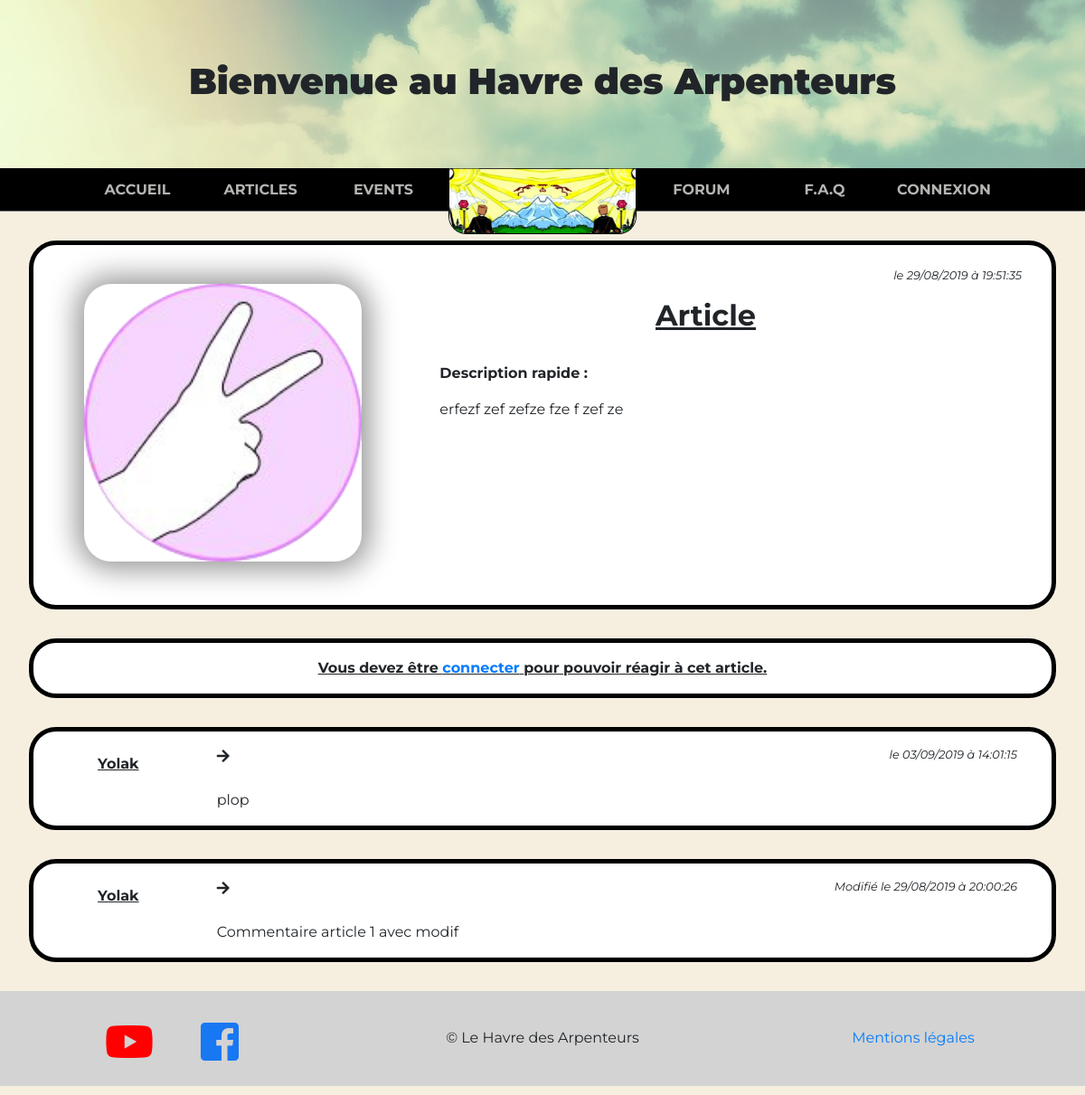
The app's page /article/1 with its own data.
### tables this page shows
CREATE TABLE `Articles` (
  `id_A` int(11) NOT NULL AUTO_INCREMENT,
  `title_A` varchar(50) NOT NULL,
  `image_A` varchar(50) NOT NULL,
  `shortContent_A` text NOT NULL,
  `longContent_A` text,
  `creationDate_A` datetime NOT NULL,
  `modifDate_A` datetime DEFAULT NULL,
  `id_U` int(11) DEFAULT NULL,
  PRIMARY KEY (`id_A`),
  KEY `FK_Articles_Users` (`id_U`),
  CONSTRAINT `FK_Articles_Users` FOREIGN KEY (`id_U`) REFERENCES `Users` (`id_U`) ON DELETE SET NULL
);

CREATE TABLE `Comments` (
  `id_C` int(11) NOT NULL AUTO_INCREMENT,
  `title_C` varchar(50) NOT NULL,
  `content_C` text NOT NULL,
  `creationDate_C` datetime NOT NULL,
  `modifDate_C` datetime DEFAULT NULL,
  `id_A` int(11) DEFAULT NULL,
  `id_U` int(11) DEFAULT NULL,
  `id_E` int(11) DEFAULT NULL,
  PRIMARY KEY (`id_C`),
  KEY `FK_Comments_Articles` (`id_A`),
  KEY `FK_Comments_Users0` (`id_U`),
  KEY `FK_Comments_Events1` (`id_E`),
  CONSTRAINT `FK_Comments_Articles` FOREIGN KEY (`id_A`) REFERENCES `Articles` (`id_A`) ON DELETE SET NULL,
  CONSTRAINT `FK_Comments_Events1` FOREIGN KEY (`id_E`) REFERENCES `Events` (`id_E`) ON DELETE SET NULL,
  CONSTRAINT `FK_Comments_Users0` FOREIGN KEY (`id_U`) REFERENCES `Users` (`id_U`) ON DELETE SET NULL
);

CREATE TABLE `Users` (
  `id_U` int(11) NOT NULL AUTO_INCREMENT,
  `userName_U` varchar(60) NOT NULL,
  `lastName_U` varchar(50) DEFAULT NULL,
  `firstName_U` varchar(50) DEFAULT NULL,
  `password_U` varchar(60) NOT NULL,
  `email_U` varchar(50) NOT NULL,
  `birthDate_U` date DEFAULT NULL,
  `phone_U` varchar(10) DEFAULT NULL,
  `streetNumber_U` varchar(10) DEFAULT NULL,
  `address_U` varchar(50) DEFAULT NULL,
  `additionalAddress_U` varchar(100) DEFAULT NULL,
  `zipCode_U` varchar(10) DEFAULT NULL,
  `city_U` varchar(50) DEFAULT NULL,
  `creationDate_U` date NOT NULL,
  `status_U` int(11) NOT NULL,
  `activationKey_U` varchar(32) NOT NULL,
  `recuperationKey_U` varchar(32) DEFAULT NULL,
  `id_R` int(11) DEFAULT NULL,
  PRIMARY KEY (`id_U`),
  KEY `FK_Users_Roles` (`id_R`),
  CONSTRAINT `FK_Users_Roles` FOREIGN KEY (`id_R`) REFERENCES `Roles` (`id_R`) ON DELETE SET NULL
);

### models/Model.php (called while the page is built, shortened)
<?php
  abstract class Model
  {
      private static $_bdd;
      private static function setBdd() {
          self::$_bdd = new PDO('mysql:host=localhost;dbname=havreArpenteurs;charset=utf8','root','');
          self::$_bdd->setAttribute(PDO::ATTR_ERRMODE, PDO::ERRMODE_WARNING);
      }
      protected function getBdd() {
         return self::$_bdd;
      }
      protected function getWithId($table, $obj, $id) {
          $T = ucfirst(substr($table, 0,1));
          $idTable = 'id_'.$T;
          $req = self::$_bdd->prepare('SELECT * FROM '.ucfirst(strtolower($table)).' WHERE '.$idTable.' = :id');
          $req->bindValue(':id', $id, PDO::PARAM_INT);
          $req->execute();
          $data = $req->fetch(PDO::FETCH_ASSOC);
          if ($data == false) {
            return 0;
          } else {
            $var = new $obj($data);
            return $var;
          }
      }
  }

### models/ArticleManager.php (called while the page is built, shortened)
<?php
  class ArticleManager extends Model
  {
      public function getArticle($id) {
          return $this->getWithId('Articles', 'Article', $id);
      }
  }

### index.php (called while the page is built, shortened)
<?php
  require_once 'controllers/Router.php';
  $router = new Router;
  $router->routeReq();
  require_once 'footer.php';

### models/Article.php (called while the page is built, shortened)
<?php
  class Article
  {
      private $_title;
      private $_creationDate;
      private $_image;
      private $_shortContent;
      public function hydrate(array $data)
      {
          foreach($data as $key => $value)
          {
              if (substr($key, 0, -2) != 'id') {
                $keyParse = substr($key, 0, -2);
                $method = 'set'.ucfirst($keyParse);
              } else {
                $method = 'set'.ucfirst($key);
              }
          }
      }
      public function setId_A($id)
      {
          $id = (int) $id;
      }
      public function setId_U($id)
      {
          $id = (int) $id;
      }
      public function setTitle($title)
      {
          if(is_string($title))
          {
              $this->_title = $title;
          }
      }
      public function setImage($image)
      {
          if(is_string($image))
          {
              $this->_image = $image;
          }
      }
      public function setCreationDate($date)
      {
          $this->_creationDate = $date;
      }
      public function setShortContent($shortContent)
      {
          if(is_string($shortContent))
          {
              $this->_shortContent = $shortContent;
          }
      }
      public function title()
      {
          return $this->_title;
      }
      public function image()
      {
          return $this->_image;
      }
      public function date()
      {
          return $this->_creationDate;
      }
      public function shortContent()
      {
          return $this->_shortContent;
      }
  }

### models/CommentsManager.php (called while the page is built, shortened)
<?php
  class CommentsManager extends Model
  {
      public function getComments($table, $id)
      {
          $T = ucfirst(substr($table, 0,1));
          $idTable = 'id_'.$T;
          $bdd = $this->getBdd();
          $req = $bdd->prepare('SELECT *, DATE_FORMAT(creationDate_C, "%d/%m/%Y à %H:%i:%s") creationDate_C FROM Comments LEFT JOIN Users ON Comments.id_U = Users.id_U WHERE '.$idTable.' = :id ORDER BY id_C DESC');
          $req->bindValue(':id', $id, PDO::PARAM_INT);
          $req->execute();
          $datas = $req->fetchAll(PDO::FETCH_OBJ);
          return $datas;
      }
  }

### views/viewArticleDetail.php (the view, shortened to what this page needs)
<?php
  require_once 'header.php';
?>
<main>
  <div class="content">
    <div class="mx-5 mt-4 mb-5">
      <div class="row justify-content-end">
        <small><i>le <?=date("d/m/Y à H:i:s", strtotime($article->date())) ?></i></small>
      </div>
      <div class="row">
        <div class="col-12 col-lg-4 my-4 my-lg-0 text-center">
          <img class="image" src="../<?= $article->image() ?>" alt="Image de l'article">
        </div>
        <div class="col-12 col-lg-7 ml-lg-5">
          <div class="d-flex justify-content-center">
            <h3 class="subTitle"><u><?= $article->title() ?></u></h3>
          </div>
          <p><b>Description rapide :</b></p>
          <p><?= $article->shortContent() ?></p>
        </div>
      </div>
    </div>
  </div>
    <?php if(isset($_SESSION['id_R'])): ?>
    <div class="text-center content py-3 px-5">
      <p>Réagir à l'article :</p>
      <form action="../article/<?= $article->id_A() ?>" method="post">
        <div class="form-group m-0">
            <label for="title"><i class="fas fa-user mr-2"></i>Titre commentaire :</label>
            <span class="error"><?= $arrayOfErrors['title'] ?? '' ?></span>
            <input id="title" type="text" class="form-control <?= !empty($arrayOfErrors['title']) ? 'border-danger' : '' ?>" name="title" value="<?= $_POST['title'] ?? '' ?>">
        </div>
        <div class="form-group">
            <label for="content"><i class="fas fa-align-left mr-2"></i>Contenu commentaire :</label>
            <span class="error"> * <?= $arrayOfErrors['content'] ?? '' ?></span>
            <div class="textarea text-left">
              <textarea id="content" rows="3" class="form-control textareaComment <?= !empty($arrayOfErrors['content']) ? 'border-danger' : '' ?>" name="content"><?= $_POST['content'] ?? '' ?></textarea>
            </div>
        </div>
        <div class="row justify-content-end pt-3 pb-2">
            <div class="col-12 col-md-4 col-lg-3">
                <input class="btn btn-outline-primary btn-lg btn-block" type="submit" name="comment" value="Commenter">
            </div>
        </div>
      </form>
    </div>
    <?php else: ?>
      <div class="text-center content py-3">
        <p class="m-0"><u><b>Vous devez être <a href="/login">connecter</a> pour pouvoir réagir à cet article.</b></u></p>
      </div>
    <?php endif; ?>
  <div>
    <?php foreach ($comments as $comment): ?>
      <div class="row content">
        <div class="col-12 col-lg-2 text-center align-center mt-3 mt-lg-4 mb-2">
          <span><b><u><?= $comment->userName_U == null ? 'Anonyme' : $comment->userName_U ?></u></b></span>
        </div>
        <div class="col-12 col-lg-10">
          <div class="row justify-content-between mt-lg-3 mr-2">
            <div class="col-12 col-lg-8 order-2 order-lg-1">
              <span><i class="fas fa-arrow-right mr-3"></i><b><?= $comment->title_C ?></b></span>
            </div>
            <div class="col-12 col-lg-4 d-flex flex-row-reverse order-1 order-lg-2 mb-1">
              <?php if (empty($comment->modifDate_C)): ?>
                <small><i>le <?= $comment->creationDate_C ?></i></small>
              <?php else: ?>
                <small><i>Modifié le <?=date("d/m/Y à H:i:s", strtotime($comment->modifDate_C)) ?></i></small>
              <?php endif; ?>
            </div>
          </div>
          <div class="mt-4">
            <p><?= $comment->content_C ?></p>
          </div>
        </div>
      </div>
    <?php endforeach; ?>
  </div>
</main>

### controllers/Router.php (shortened to what this page needs)
<?php
class Router {
    public function routeReq() {
        try {
            $url = '';
            if (isset($_GET['url'])) {
                $url = filter_var($_GET['url'], FILTER_SANITIZE_URL);
                if (isset($_GET['action'])) {
                  $action = filter_var($_GET['action'], FILTER_SANITIZE_URL);
                } else {
                  $action = '';
                }
                $controller = ucfirst(strtolower($url)) . ucfirst(strtolower($action));
                $controllerClass = "Controller" . $controller;
                $controllerFile = "controllers/" . $controllerClass . ".php";
                if (file_exists($controllerFile)) {
                    $this->_ctrl = new $controllerClass($url);
                } else {
                    throw new Exception('Page introuvable');
                }
            } else {
                require_once('controllers/ControllerAccueil.php');
                $this->_ctrl = new ControllerAccueil($url);
            }
        } catch (Exception $e) {
            $errorMsg = $e->getMessage();
            require_once('views/viewError.php');
        }
    }
}

### controllers/ControllerArticleDetail.php (shortened to what this page needs)
<?php
class ControllerArticleDetail extends Model {
    public function __construct($url) {
        $this->_articleManager = new ArticleManager;
        $article = $this->_articleManager->getArticle($_GET['id']);
        if ($article === 0) {
            header('Location: /accueil');
        } else {
            $this->content();
        }
    }
    private function content() {
        $this->_articleManager = new ArticleManager;
        $this->_commentManager = new CommentsManager;
        $comments = $this->_commentManager->getComments('Articles', $_GET['id']);
        $article = $this->_articleManager->getArticle($_GET['id']);
        require_once('views/viewArticleDetail.php');
    }
}

### header.php (shortened to what this page needs)
<!DOCTYPE html>
<html lang="fr">
    <head>
        <link rel="stylesheet" href="https://stackpath.bootstrapcdn.com/bootstrap/4.3.1/css/bootstrap.min.css">
        <link rel="stylesheet" href="https://cdnjs.cloudflare.com/ajax/libs/font-awesome/5.7.0/css/all.min.css"/>
        <link href="/assets/css/style.css" rel="stylesheet"/>
        <link rel="stylesheet" href="/assets/css/trumbowyg.min.css">
    </head>
    <body>
    <div class="container-fluid">
        <header>
            <div class="jumbotron jumbotron-fluid text-center">
                <div class="container">
                    <h1>Bienvenue au Havre des Arpenteurs</h1>
                </div>
            </div>
        </header>
        <nav class="d-none d-lg-flex navbar justify-content-center sticky-top">
            <ul class="nav text-center">
                <li class="nav-item">
                    <a class="nav-link" href="/accueil">ACCUEIL</a>
                </li>
                <li class="nav-item">
                    <a class="nav-link" href="/article">ARTICLES</a>
                </li>
                <li class="nav-item mr-1">
                    <a class="nav-link" href="/event">EVENTS</a>
                </li>
                <li class="nav-item">
                    <img id="logoMini" src="/assets/img/logoMini.png" alt="Logo Havre des Arpenteurs">
                </li>
                <li class="nav-item ml-1">
                    <a class="nav-link" href="/forum">FORUM</a>
                </li>
                <li class="nav-item">
                    <a class="nav-link" href="/faq">F.A.Q</a>
                </li>
                <?php
                if (isset($_SESSION['id_U'])) {
                ?>
                  <li class="nav-item">
                    <a class="nav-link pl-2" href="/user">PROFIL</a>
                  </li>
                <?php } else {  ?>
                  <li class="nav-item">
                    <a class="nav-link pl-2" href="/login">CONNEXION</a>
                  </li>
                <?php } ?>
            </ul>
        </nav>

### footer.php (shortened to what this page needs)
        <footer class="py-4">
            <div class="row justify-content-around text-center pt-2">
                <div class="col-8 col-md-4 mb-2 mb-md-0">
                    <a href="https://www.youtube.com/channel/UCRlxJ_dh9f4NLBXxAzKEZWg/"><i class="fab fa-youtube fa-3x mr-5"></i></a>
                    <a href="https://www.facebook.com/HavredesArpenteurs/"><i class="fab fa-facebook-square fa-3x"></i></a>
                </div>
                <div class="col-8 col-md-4 pt-2">
                    <p>© Le Havre des Arpenteurs</p>
                </div>
                <div class="col-8 col-md-4 pt-2">
                    <a href="">Mentions légales</a>
                </div>
            </div>
        </footer>
    </div>
    </body>
</html>

### assets/css/style.css (style rules this page uses)
body { margin: 0; padding: 0; overflow-x: hidden; background-color: #F6EFE0; font-family: 'Montserrat', sans-serif; }
a { text-decoration: none !important; }
.subTitle { font-size: 2em; margin: 0.5em 0 1em 0; font-weight: bold; }
.image { border-radius: 30px; box-shadow: 5px 5px 30px 7px rgba(0,0,0,0.25), -5px -5px 30px 7px rgba(0,0,0,0.22); width: 95%; }
.container-fluid { margin: 0; padding: 0; margin-top: -10px; }
#logoMini { width: 13em; height: 100%; border-radius: 0 0 20px 20px; border-bottom: 1px solid black; border-left: 1px solid black; border-right: 1px solid black; margin-top: -8px; }
.jumbotron-fluid { margin-bottom: 0; background: url("../img/banniere1.jpg") center 0 no-repeat fixed; }
.container h1 { margin-top: 0.3em; font-weight: 900; }
.nav { margin-bottom: -42px; }
.navbar { margin: 0 !important; background-color: black; border-bottom: 1px grey solid; }
.nav-link { width: 8.5em; padding: 0.25em 1em; font-weight: 700; outline : none; color: #b4b4b2 !important; transition: border-bottom .2s; }
.nav-link:after { content: ''; display: block; margin: auto; height: 3px; width: 0px; background: transparent; transition: width .5s ease, background-color .5s ease; }
.content { margin: 2em !important; border: 5px black solid; border-radius: 30px; background-color: white; }
footer { background-color: lightgrey; }
.fa-youtube { color: red; transition: transform .2s; }
.fa-facebook-square { color: #1877f2; transition: transform .2s; }

### records on screen
articles: creationDate_A "29/08/2019 à 19:51:35", image_A (picture), title_A "Article", shortContent_A "erfezf zef zefze fze f zef ze"
comments: id_U.userName_U "Yolak", creationDate_C "03/09/2019 à 14:01:15", content_C "plop"
comments: id_U.userName_U "Yolak", modifDate_C "29/08/2019 à 20:00:26", content_C "Commentaire article 1 avec modif"
